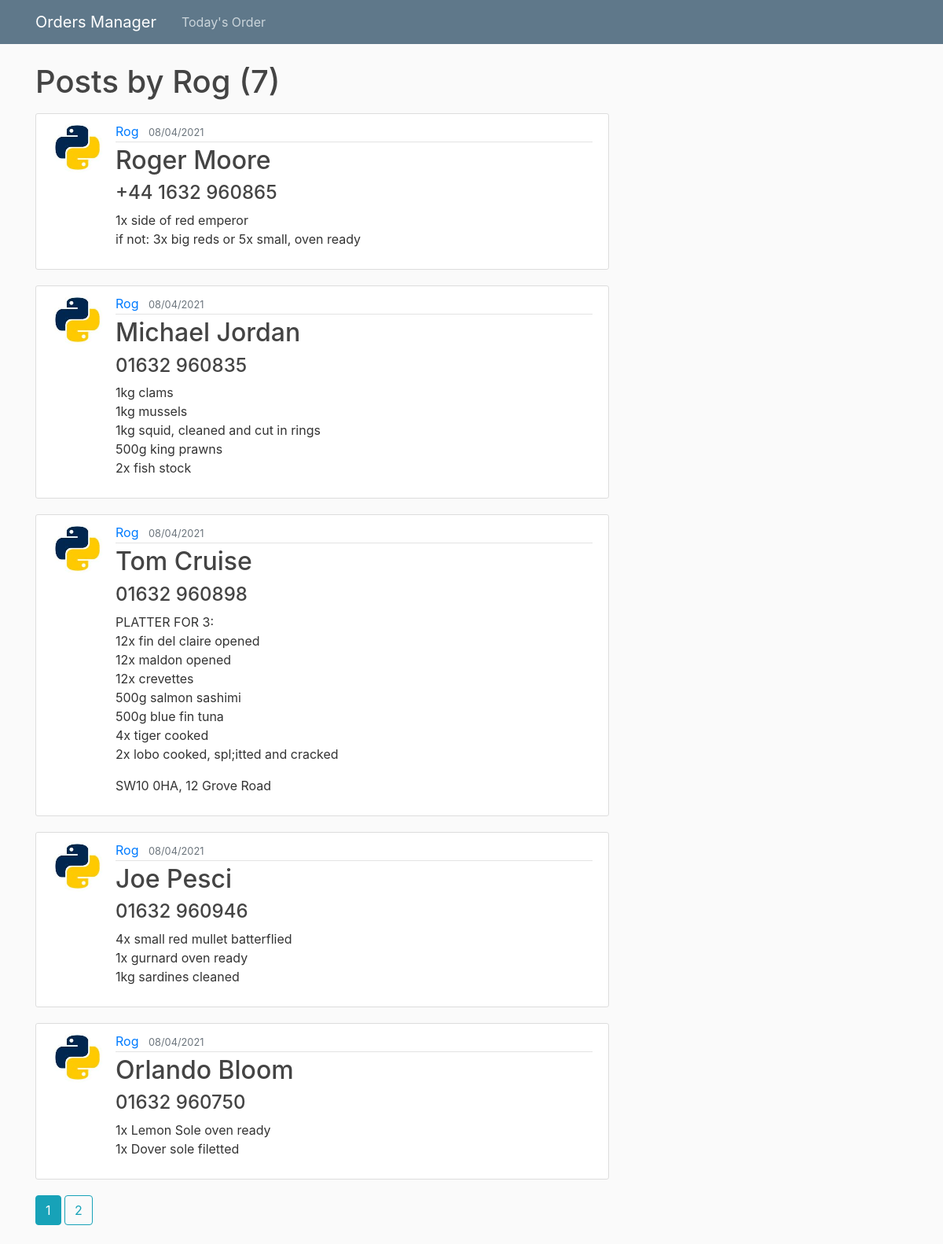
Page /user/Rog on the earlier database version.
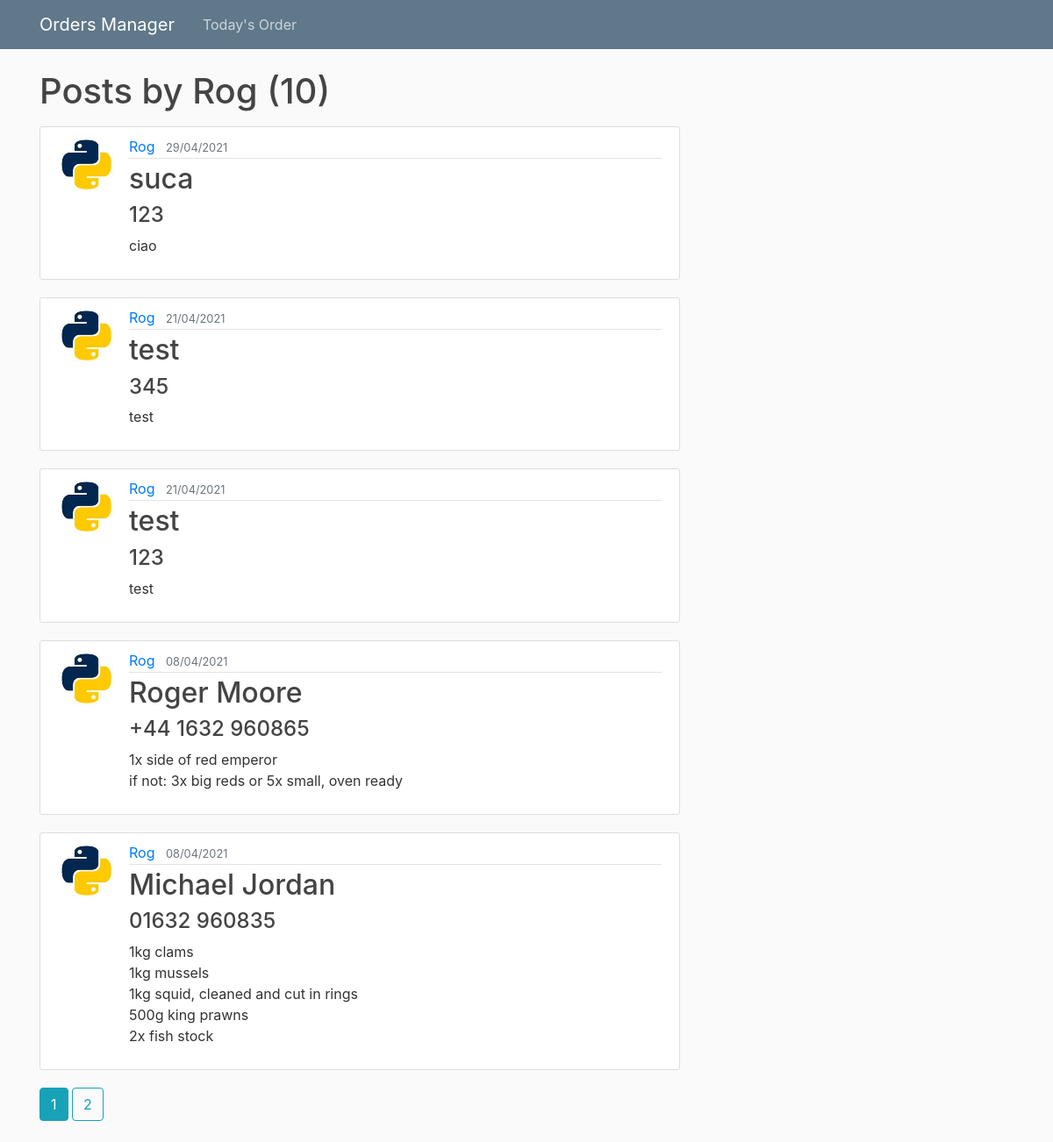
Same page on the later database version.
### orders_manager/models.py (models this page shows, shortened)
class Post(db.Model):
    id = db.Column(db.Integer, primary_key=True)
    name = db.Column(db.String(100), nullable=False)
    phone_number = db.Column(db.String, nullable=False)
    date = db.Column(db.String, nullable=False)
    order = db.Column(db.Text, nullable=False)
    post_code = db.Column(db.String, nullable=False)
    date_posted = db.Column(db.DateTime, nullable=False, default=datetime.utcnow)
    user_id = db.Column(db.Integer, db.ForeignKey('user.id'), nullable=False)

class User(db.Model, UserMixin):
    id = db.Column(db.Integer, primary_key=True)
    username = db.Column(db.String(20), unique=True, nullable=False)
    email = db.Column(db.String(120), unique=True, nullable=False)
    image_file = db.Column(db.String(20), nullable=False, default='default.jpg')
    password = db.Column(db.String(60), nullable=False)
    posts = db.relationship('Post', backref='author', lazy=True)

### orders_manager/users/routes.py (the view)
@users.route("/user/<string:username>")
def user_posts(username):
    page = request.args.get('page', 1, type=int)
    user = User.query.filter_by(username=username).first_or_404()
    posts = Post.query.filter_by(author=user)\
            .order_by(Post.date_posted.desc())\
            .paginate(page=page, per_page=5)
    return render_template('user_posts.html', posts=posts, user=user)

### orders_manager/templates/user_posts.html
{% extends "layout.html" %}
{% block content %}
    <h1 class="mb-3">Posts by {{ user.username }} ({{ posts.total }})</h1>
    {% for post in posts.items %}
      <article class="media content-section">
        <img class="rounded-circle article-img" src="{{ url_for('static', filename='profile_pics/' + post.author.image_file) }}">
        <div class="media-body">
          <div class="article-metadata">
            <a class="mr-2" href="{{ url_for('users.user_posts', username=post.author.username) }}">{{ post.author.username }}</a>
            <small class="text-muted">{{ post.date_posted.strftime('%d/%m/%Y') }}</small>
          </div>
          <h2><a class="article-title" href="{{ url_for('posts.post', post_id=post.id) }}">{{ post.name }}</a></h2>
          <h4>{{ post.phone_number }}</h4>
          <p class="article-content">{{ post.order }}</p>
          <p class="article-content">{{ post.post_code }}</p>
        </div>
      </article>
    {% endfor %}
    {% for page_num in posts.iter_pages(left_edge=1, right_edge=1, left_current=1, right_current=2) %}
      {% if page_num %}
        {% if posts.page == page_num %}
          <a class="btn btn-info mb-4" href="{{ url_for('users.user_posts', username=user.username, page=page_num) }}">{{ page_num }}</a>
        {% else %}
          <a class="btn btn-outline-info mb-4" href="{{ url_for('users.user_posts', username=user.username, page=page_num) }}">{{ page_num }}</a>
        {% endif %}
      {% else %}
        ...
      {% endif %}
    {% endfor %}
{% endblock content %}

Differences in the rows shown:
no longer on this page (row unchanged): Post: image_file (picture), author.username "Rog", date_posted "08/04/2021", name "Tom Cruise", phone_number "01632 960898", order "PLATTER FOR 3: 12x fin del claire opened 12x maldon opened 12x crevettes 500g salmon sashimi 500g blue fin tuna 4x tiger cooked 2x lobo cooked, spl;itted and cracked", post_code "SW10 0HA, 12 Grove Road"
no longer on this page (row unchanged): Post: image_file (picture), author.username "Rog", date_posted "08/04/2021", name "Joe Pesci", phone_number "01632 960946", order "4x small red mullet batterflied 1x gurnard oven ready 1kg sardines cleaned"
no longer on this page (row unchanged): Post: image_file (picture), author.username "Rog", date_posted "08/04/2021", name "Orlando Bloom", phone_number "01632 960750", order "1x Lemon Sole oven ready 1x Dover sole filetted"
added Post: image_file (picture), author.username "Rog", date_posted "29/04/2021", name "suca", phone_number "123", order "ciao"
added Post: image_file (picture), author.username "Rog", date_posted "21/04/2021", name "test", phone_number "345", order "test"
added Post: image_file (picture), author.username "Rog", date_posted "21/04/2021", name "test", phone_number "123", order "test"
Other differences:
{{ posts.total }}: "7" → "10"
